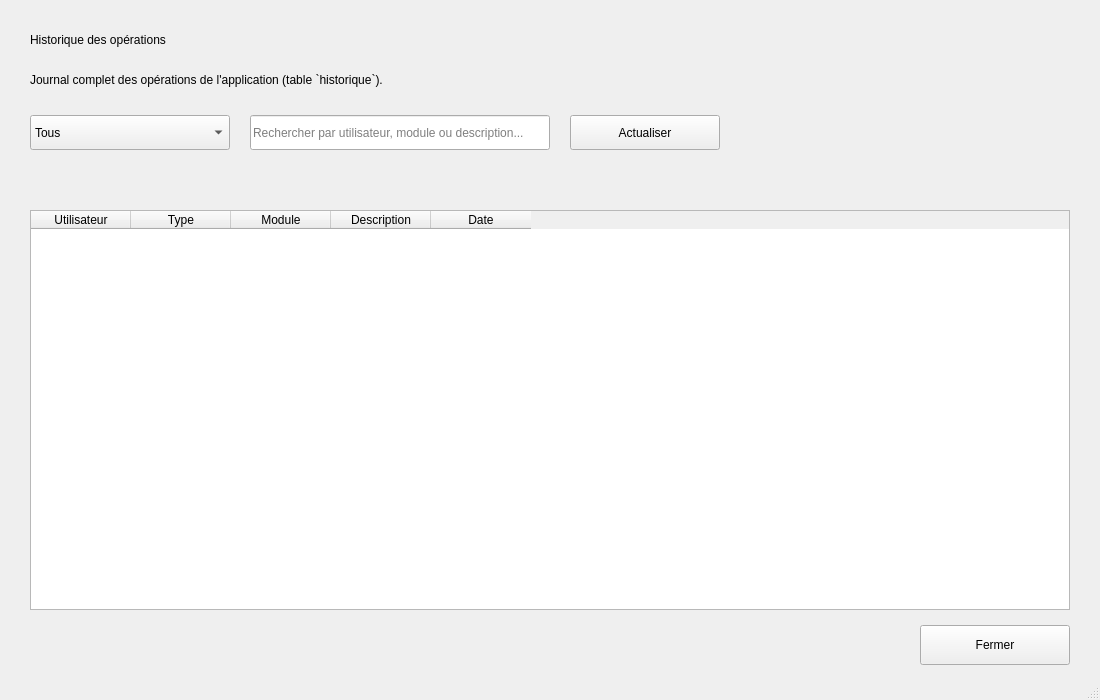
<?xml version="1.0" encoding="UTF-8"?>
<ui version="4.0">

 <class>HistoryWindow</class>

 <widget class="QMainWindow" name="HistoryWindow">

  <property name="geometry">
   <rect>
    <x>0</x>
    <y>0</y>
    <width>1100</width>
    <height>700</height>
   </rect>
  </property>

  <property name="windowTitle">
   <string>CLMS - Historique</string>
  </property>

  <widget class="QWidget" name="centralwidget">

   <widget class="QLabel" name="lblTitre">
    <property name="geometry">
     <rect>
      <x>30</x>
      <y>20</y>
      <width>1000</width>
      <height>40</height>
     </rect>
    </property>
    <property name="text">
     <string>Historique des opérations</string>
    </property>
   </widget>

   <widget class="QLabel" name="lblDescription">
    <property name="geometry">
     <rect>
      <x>30</x>
      <y>65</y>
      <width>1000</width>
      <height>30</height>
     </rect>
    </property>
    <property name="text">
     <string>Journal complet des opérations de l'application (table `historique`).</string>
    </property>
   </widget>

   <widget class="QComboBox" name="cmbType">
    <property name="geometry">
     <rect>
      <x>30</x>
      <y>115</y>
      <width>200</width>
      <height>35</height>
     </rect>
    </property>
    <item>
     <property name="text">
      <string>Tous</string>
     </property>
    </item>
   </widget>

   <widget class="QLineEdit" name="txtRecherche">
    <property name="geometry">
     <rect>
      <x>250</x>
      <y>115</y>
      <width>300</width>
      <height>35</height>
     </rect>
    </property>
    <property name="placeholderText">
     <string>Rechercher par utilisateur, module ou description...</string>
    </property>
   </widget>

   <widget class="QPushButton" name="btnActualiser">
    <property name="geometry">
     <rect>
      <x>570</x>
      <y>115</y>
      <width>150</width>
      <height>35</height>
     </rect>
    </property>
    <property name="text">
     <string>Actualiser</string>
    </property>
   </widget>

   <widget class="QLabel" name="lblTotalEntrees">
    <property name="geometry">
     <rect>
      <x>30</x>
      <y>165</y>
      <width>250</width>
      <height>30</height>
     </rect>
    </property>
    <property name="text">
     <string></string>
    </property>
   </widget>

   <widget class="QLabel" name="lblTotalSorties">
    <property name="geometry">
     <rect>
      <x>300</x>
      <y>165</y>
      <width>250</width>
      <height>30</height>
     </rect>
    </property>
    <property name="text">
     <string></string>
    </property>
   </widget>

   <widget class="QTableWidget" name="tableStockMovements">
    <property name="geometry">
     <rect>
      <x>30</x>
      <y>210</y>
      <width>1040</width>
      <height>400</height>
     </rect>
    </property>
    <property name="columnCount">
     <number>5</number>
    </property>
    <property name="rowCount">
     <number>0</number>
    </property>
    <column>
     <property name="text">
      <string>Utilisateur</string>
     </property>
    </column>
    <column>
     <property name="text">
      <string>Type</string>
     </property>
    </column>
    <column>
     <property name="text">
      <string>Module</string>
     </property>
    </column>
    <column>
     <property name="text">
      <string>Description</string>
     </property>
    </column>
    <column>
     <property name="text">
      <string>Date</string>
     </property>
    </column>
   </widget>

   <widget class="QPushButton" name="btnFermer">
    <property name="geometry">
     <rect>
      <x>920</x>
      <y>625</y>
      <width>150</width>
      <height>40</height>
     </rect>
    </property>
    <property name="text">
     <string>Fermer</string>
    </property>
   </widget>

  </widget>

  <widget class="QStatusBar" name="statusbar"/>

 </widget>

 <resources/>

 <connections/>

</ui>
